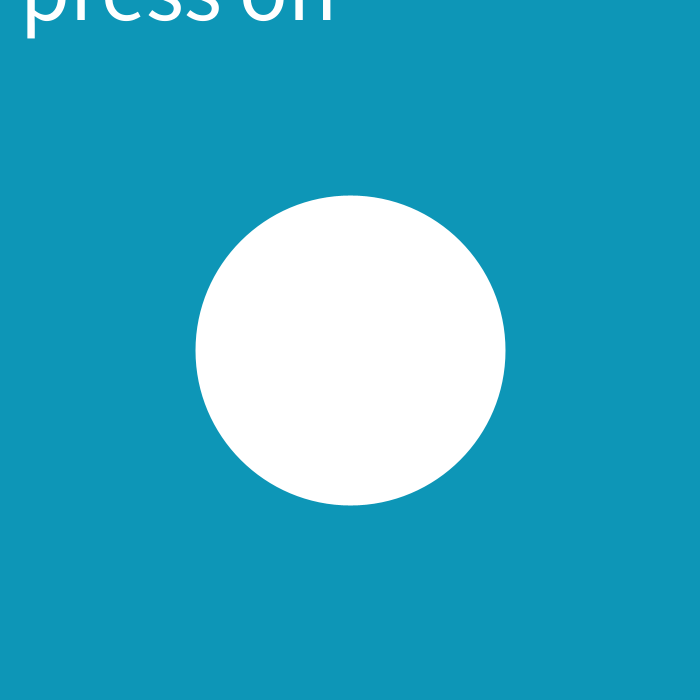
Frame 1 (no input)
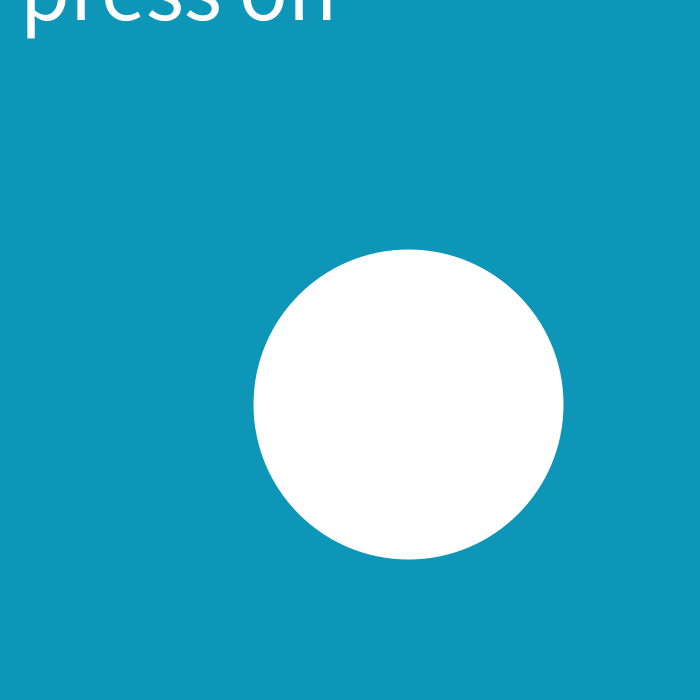
Frame 60 (the mouse pressed at the canvas centre just before this capture)
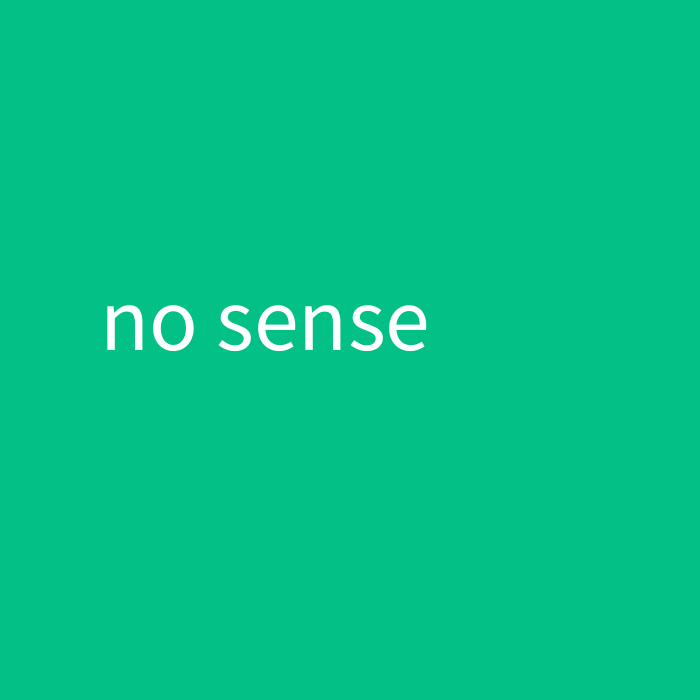
Frame 120 (the mouse held since frame 60 and released just before this capture)

The Processing sketch that drew these frames (run headless with seeded random() and noise(); from frame 60 on, the mouse is pressed at the canvas centre):

// Processing sketch: processing_173811
// ── processing_173811.pde

float x,y;

void setup()
{
  size(700,700);
  background(255);
  x=width/2;
  y=height/2;
}


void draw()
{
  background(#0D96B7);
  strokeWeight(20);
  stroke(255);
  fill(255);
  textSize(90);
  //strokeWeight(70);
  text("press on",mouseX+20,mouseY+20);
  strokeWeight(10);
  ellipse(x,y,300,300);
  //point(x,y);
  //line(x,y,random(400),random(400));
  x = x + random(0.1,2);
  y = y + random(0.1,2);
  
  if((width<x)||(height<y))
  {
   x = random(0,width);
   y = random(0,height);
  }
  
  if (mousePressed==true)
  {
    //triangle(mouseX-40,mouseY-40,mouseX,mouseY,mouseX+40,mouseY+40);
    background(random(255),random(255),random(255),20);
    text("no sense",100,350);
  }
}
